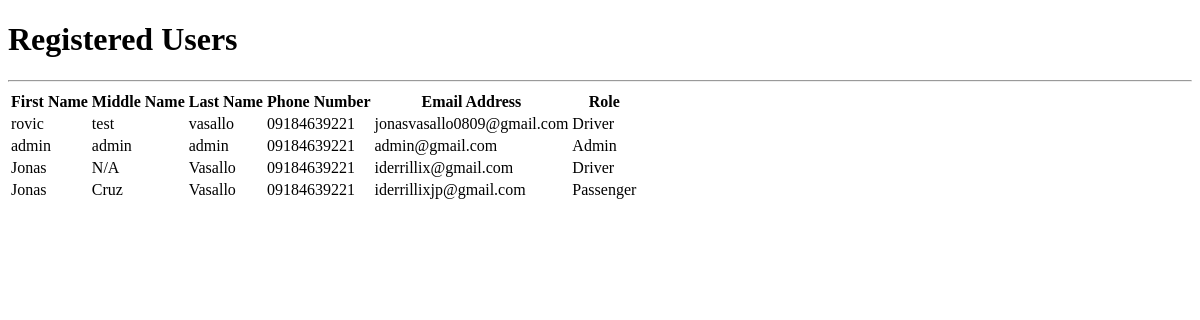
/list.php, run on an earlier commit of the app's database.
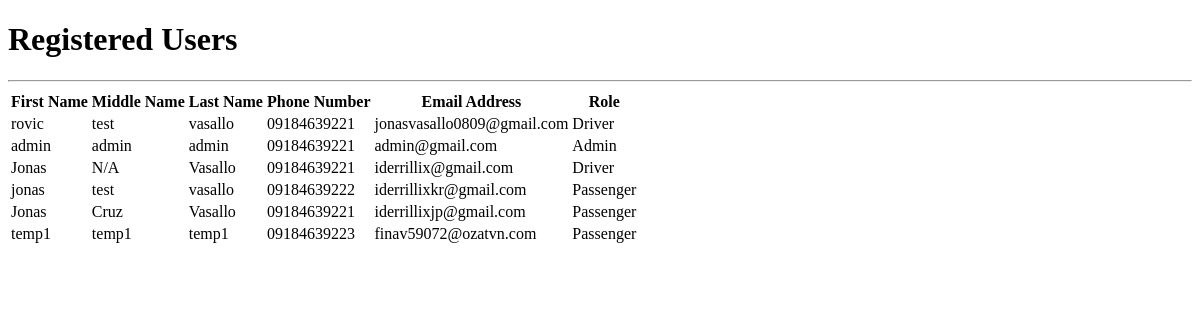
And on a later commit of the database.
### tables this page shows
CREATE TABLE `users` (
  `uID` int(11) NOT NULL,
  `fname` varchar(50) DEFAULT NULL,
  `mname` varchar(50) DEFAULT NULL,
  `lname` varchar(50) DEFAULT NULL,
  `uPhone` char(13) DEFAULT NULL,
  `birthday` date NOT NULL,
  `street` varchar(50) NOT NULL,
  `brgy` varchar(50) NOT NULL,
  `city` varchar(50) NOT NULL,
  `prov` varchar(50) NOT NULL,
  `uEmail` varchar(255) DEFAULT NULL,
  `uPswd` varchar(255) DEFAULT NULL,
  `uType` varchar(50) DEFAULT NULL,
  `ticket_bal` int(11) NOT NULL,
  `lic_no` char(13) DEFAULT NULL,
  `applicant` tinyint(4) NOT NULL DEFAULT 0,
  `user_status` varchar(50) NOT NULL,
  `alert` tinyint(1) NOT NULL DEFAULT 0
);

### list.php (the view, shortened to what this page needs)
<!DOCTYPE html>
<html lang="en">
<head>
</head>
<body>
    <h1>Registered Users</h1>
    <hr>
    <table>
        <thead>
            <tr>
                <th>First Name</th>
                <th>Middle Name</th>
                <th>Last Name</th>
                <th>Phone Number</th>
                <th>Email Address</th>
                <th>Role</th>
            </tr>
        </thead>
        <tbody>
            <?php
                require 'dbcon.php';
                $result = mysqli_query($con, "SELECT * FROM users");
                while($row = $result->fetch_assoc()){
                    echo "<tr><td>".$row['fname']."</td><td>".$row['mname']."</td><td>".$row['lname']."</td><td>".$row['uPhone']."</td><td>".$row['uEmail']."</td><td>".$row['uType']."</td></tr>";
                }
            ?>
            <tr>
                <td></td>
            </tr>
        </tbody>
    </table>
</body>
</html>

What changed in the data, as far as the page shows it:
added users: fname "jonas", mname "test", lname "vasallo", uPhone "09184639222", uEmail "iderrillixkr@gmail.com", uType "Passenger"
added users: fname "temp1", mname "temp1", lname "temp1", uPhone "09184639223", uEmail "finav59072@ozatvn.com", uType "Passenger"
